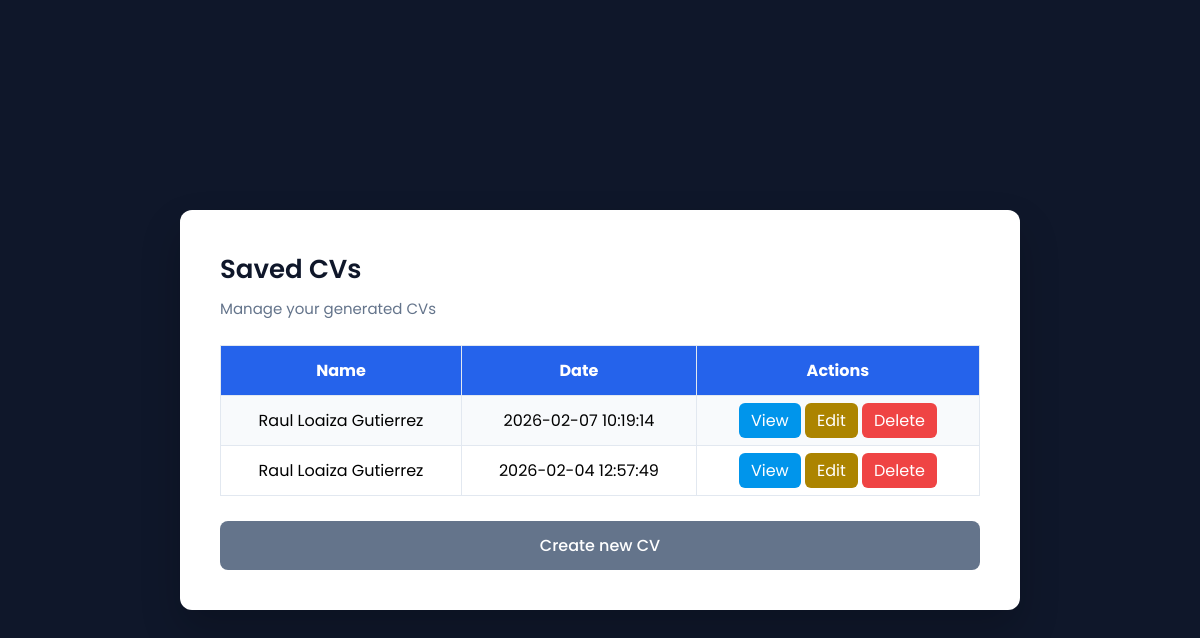
Page /table.php on the committed database.
### tables this page shows
CREATE TABLE `cvs` (
  `id` int(11) NOT NULL,
  `name` varchar(100) DEFAULT NULL,
  `email` varchar(100) DEFAULT NULL,
  `phone` varchar(50) DEFAULT NULL,
  `location` varchar(100) DEFAULT NULL,
  `job` varchar(100) DEFAULT NULL,
  `company` varchar(100) DEFAULT NULL,
  `description` text DEFAULT NULL,
  `degree` varchar(100) DEFAULT NULL,
  `institution` varchar(100) DEFAULT NULL,
  `year` varchar(10) DEFAULT NULL,
  `skills` text DEFAULT NULL,
  `language` varchar(100) DEFAULT NULL,
  `created_at` timestamp NOT NULL DEFAULT current_timestamp()
);

### table.php (the view, shortened to what this page needs)
<?php
$conn = new mysqli("localhost", "root", "", "cv_generator");
$result = $conn->query("SELECT id, name, created_at FROM cvs ORDER BY created_at DESC");
?>
<!DOCTYPE html>
<html lang="en">
<head>
    <link rel="stylesheet" href="styles.css">
</head>
<body>
<div class="formContent">
    <h3>Saved CVs</h3>
    <p>Manage your generated CVs</p>
    <table class="cvTable">
        <tr>
            <th>Name</th>
            <th>Date</th>
            <th>Actions</th>
        </tr>
        <?php while ($row = $result->fetch_assoc()): ?>
            <tr>
                <td><?= htmlspecialchars($row['name']) ?></td>
                <td><?= $row['created_at'] ?></td>
                <td>
                    <a href="cv.php?id=<?= $row['id'] ?>" class="btnView">View</a>
                    <a href="index.php?edit=<?= $row['id'] ?>" class="btnEdit">Edit</a>
                    <a href="delete.php?id=<?= $row['id'] ?>" class="btnDelete"
                       onclick="return confirm('Delete this CV?')">Delete</a>
                </td>
            </tr>
        <?php endwhile; ?>
    </table>
    <a href="index.php" class="btnBack">Create new CV</a>
</div>
</body>
</html>

### styles.css (style rules this page uses)
* { box-sizing: border-box; font-family: 'Poppins', sans-serif; }
body { margin: 0; min-height: 100vh; background: #0f172a; display: flex; justify-content: center; align-items: center; padding: 40px 0 20px 0; }
.formContent { background: #ffffff; padding: 40px; width: 100%; max-width: 70%; border-radius: 12px; box-shadow: 0 20px 40px rgba(0,0,0,.2); }
h3 { margin: 0; font-size: 26px; font-weight: 600; color: #0f172a; }
p { margin: 8px 0 25px; color: #64748b; font-size: 15px; }
.cvTable { width: 100%; margin-top: 25px; border-collapse: collapse; }
.cvTable th { background: #2563eb; color: white; }
.cvTable th, .cvTable td { padding: 12px; border: 1px solid #e2e8f0; text-align: center; }
.cvTable tr:nth-child(even) { background: #f8fafc; }
.btnView { background: #0095eb; color: white; padding: 6px 12px; border-radius: 6px; text-decoration: none; }
.btnEdit { background: #ac8400; color: white; padding: 6px 12px; border-radius: 6px; text-decoration: none; }
.btnDelete { background: #ef4444; color: white; padding: 6px 12px; border-radius: 6px; text-decoration: none; }
.btnBack, .btnList { display: block; width: 100%; margin-top: 25px; padding: 12px; text-align: center; border-radius: 8px; background: #64748b; color: white; text-decoration: none; font-weight: 500; }

### rows in the picture
cvs: name "Raul Loaiza Gutierrez", created_at "2026-02-07 10:19:14"
cvs: name "Raul Loaiza Gutierrez", created_at "2026-02-04 12:57:49"
